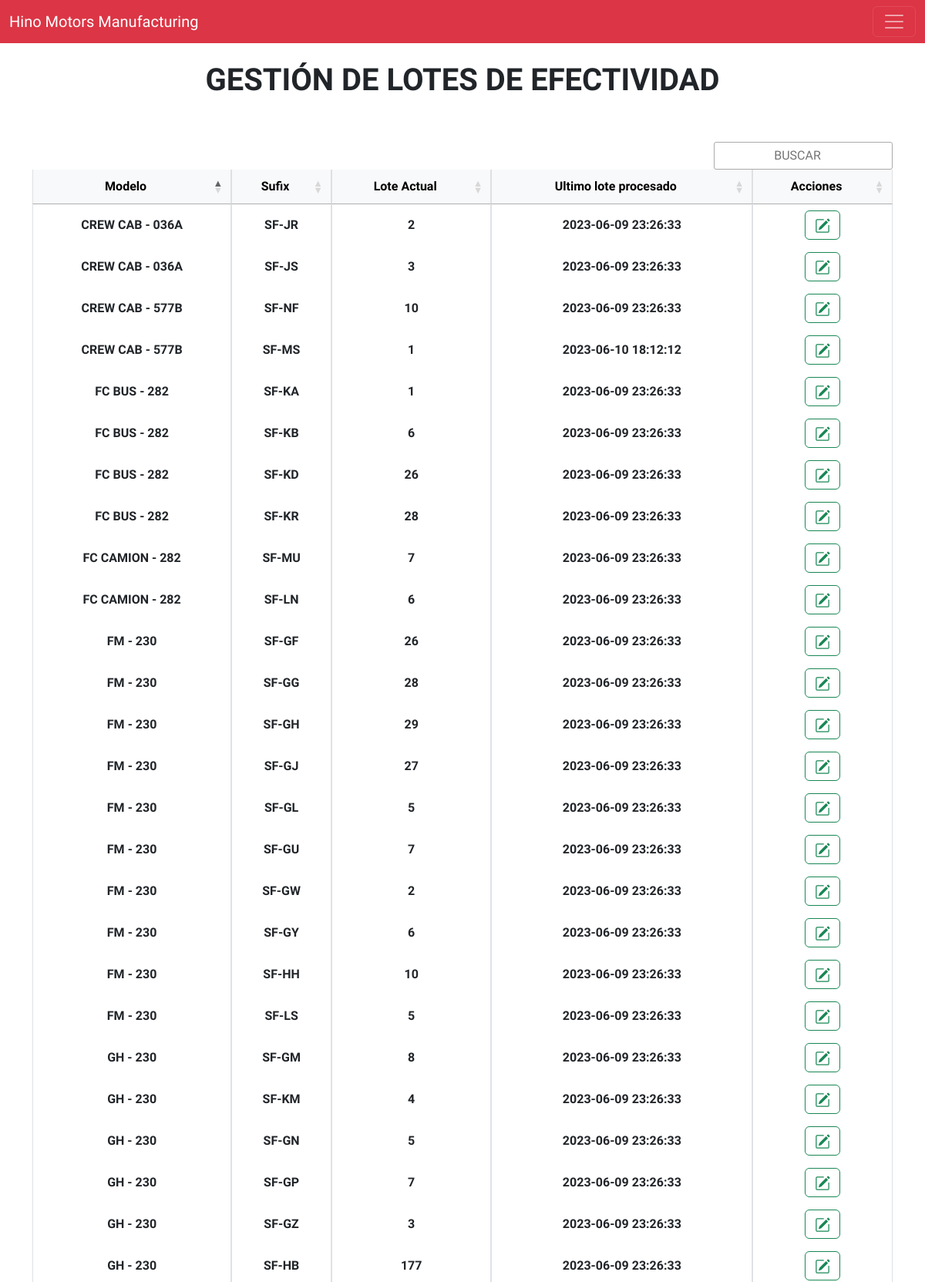
Screenshot of /view/lote/index.php (upper part) with the database file from the repository.
### tables this page shows
CREATE TABLE IF NOT EXISTS `sufix` (
  `idSufix` int(100) NOT NULL AUTO_INCREMENT,
  `idSerie` int(10) NOT NULL,
  `idFamilia` int(10) NOT NULL,
  `idModelo` int(100) NOT NULL,
  `proyecto` varchar(20) NOT NULL,
  `nombreSufix` varchar(10) NOT NULL,
  `codigoModelo` varchar(30) NOT NULL,
  `idDestino` int(10) NOT NULL,
  `idEstado` int(10) NOT NULL,
  `createdAt` timestamp NOT NULL DEFAULT CURRENT_TIMESTAMP,
  `updateAt` timestamp NOT NULL DEFAULT CURRENT_TIMESTAMP,
  PRIMARY KEY (`idSufix`),
  KEY `idModelo` (`idModelo`),
  KEY `idFamilia` (`idFamilia`),
  KEY `idEstado` (`idEstado`),
  KEY `idDestino` (`idDestino`),
  KEY `idSerie` (`idSerie`)
);

CREATE TABLE IF NOT EXISTS `modelo` (
  `idModelo` int(100) NOT NULL AUTO_INCREMENT,
  `nombreModelo` varchar(20) NOT NULL,
  `creatAt` timestamp NOT NULL DEFAULT CURRENT_TIMESTAMP,
  `updateAt` timestamp NOT NULL DEFAULT CURRENT_TIMESTAMP,
  PRIMARY KEY (`idModelo`)
);

CREATE TABLE IF NOT EXISTS `lote` (
  `idLote` int(255) NOT NULL AUTO_INCREMENT,
  `idSufix` int(100) NOT NULL,
  `lote` int(20) NOT NULL,
  `createdAt` timestamp NOT NULL DEFAULT CURRENT_TIMESTAMP,
  `updateAt` timestamp NOT NULL DEFAULT CURRENT_TIMESTAMP,
  PRIMARY KEY (`idLote`),
  KEY `idSufix` (`idSufix`)
);

### config/conexion.php (called while the page is built)
<?php
class db{
    private $host = "localhost";
    private $dbname = "hino";
    private $username = "root";
    private $password = "";
    public function conexion() {
        try {
            $PDO = new PDO("mysql:host=" . $this->host . ";dbname=" . $this->dbname, $this->username, $this->password);
            return $PDO;
        } catch(PDOException $e) {
            echo "Error al conectarse a la base de datos" . $e->getMessage();
        }
    }
}
?>

### controller/loteCtrl.php (called while the page is built, shortened)
<?php
class loteController
{
   private $model;
   public function __construct()
   {
      require_once(__DIR__ ."/../model/loteMdl.php");
      $this->model = new loteModel();
   }
   public function index()
   {
      return ($this->model->index()) ? $this->model->index() : false;
   }
}

### model/loteMdl.php (called while the page is built, shortened)
<?php
class loteModel
{
    private $PDO;
    public function __construct()
    {
        require_once(__DIR__ ."/../config/conexion.php");
        $con = new db();
        $this->PDO = $con->conexion();
    }
    public function index()
    {
        $stament = $this->PDO->prepare("SELECT b.idLote, b.lote, a.nombreSufix, c.nombreModelo, a.proyecto, b.updateAt
            FROM sufix AS a
            JOIN lote AS b
            ON a.idSufix = b.idSufix
            JOIN modelo AS c
            ON a.idModelo = c.idModelo
        ");
        return ($stament->execute()) ? $stament->fetchAll() : false;
    }
}

### view/lote/index.php (the view, shortened to what this page needs)
<?php
require_once("../head/head.php");
require_once("../../controller/loteCtrl.php");
$obj =  new loteController();
$rows = $obj->index();
?>
<br>
<h1 class="text-center"><strong>GESTIÓN DE LOTES DE EFECTIVIDAD</strong></h1>
<br>
<div class="container">
  <br>
  <div class="table-responsive">
    <table class="table table-bordered table-hover" id="serieTable">
      <thead class="table-light">
        <tr>
          <th class="text-center align-middle" scope="col">Modelo</th>
          <th class="text-center align-middle" scope="col">Sufix</th>
          <th class="text-center align-middle" scope="col">Lote Actual</th>
          <th class="text-center align-middle" scope="col">Ultimo lote procesado</th>
          <th class="text-center align-middle" scope="col">Acciones</th>
        </tr>
      </thead>
      <tbody>
        <?php if ($rows) : ?>
          <?php foreach ($rows as $row) : ?>
            <tr>
              <th class="text-center align-middle"><?= $row['nombreModelo'] ?> - <?= $row['proyecto'] ?></th>
              <th class="text-center align-middle">SF-<?= $row['nombreSufix'] ?></th>
              <th class="text-center align-middle"><?= $row['lote'] ?></th>
              <th class="text-center align-middle"><?= $row['updateAt'] ?></th>
              <th class="text-center">
                <a href="edit.php?id=<?= $row['idLote'] ?>" class="btn btn-outline-success"></a>
              </th>
            </tr>
          <?php endforeach; ?>
        <?php else : ?>
          <tr>
            <td colspan="3" class="text-center">No hay registros</td>
          </tr>
        <?php endif; ?>
      </tbody>
    </table>
  </div>
</div>
<?php
require_once("../head/footer.php");
?>

### CSS/estilos.css (style rules this page uses)
body { font-family: 'Quicksand', sans-serif; }

### rows the page displays
sufix: idModelo.nombreModelo "FC BUS", proyecto "282", nombreSufix "KA", lote.lote "1", lote.updateAt "2023-06-09 23:26:33"
sufix: idModelo.nombreModelo "FC BUS", proyecto "282", nombreSufix "KB", lote.lote "6", lote.updateAt "2023-06-09 23:26:33"
sufix: idModelo.nombreModelo "FC BUS", proyecto "282", nombreSufix "KD", lote.lote "26", lote.updateAt "2023-06-09 23:26:33"
sufix: idModelo.nombreModelo "FC BUS", proyecto "282", nombreSufix "KR", lote.lote "28", lote.updateAt "2023-06-09 23:26:33"
sufix: idModelo.nombreModelo "FM", proyecto "230", nombreSufix "GF", lote.lote "26", lote.updateAt "2023-06-09 23:26:33"
sufix: idModelo.nombreModelo "FM", proyecto "230", nombreSufix "GG", lote.lote "28", lote.updateAt "2023-06-09 23:26:33"
sufix: idModelo.nombreModelo "FM", proyecto "230", nombreSufix "GH", lote.lote "29", lote.updateAt "2023-06-09 23:26:33"
sufix: idModelo.nombreModelo "FM", proyecto "230", nombreSufix "GJ", lote.lote "27", lote.updateAt "2023-06-09 23:26:33"
sufix: idModelo.nombreModelo "FM", proyecto "230", nombreSufix "GL", lote.lote "5", lote.updateAt "2023-06-09 23:26:33"
sufix: idModelo.nombreModelo "FM", proyecto "230", nombreSufix "GU", lote.lote "7", lote.updateAt "2023-06-09 23:26:33"
sufix: idModelo.nombreModelo "FM", proyecto "230", nombreSufix "GW", lote.lote "2", lote.updateAt "2023-06-09 23:26:33"
sufix: idModelo.nombreModelo "FM", proyecto "230", nombreSufix "GY", lote.lote "6", lote.updateAt "2023-06-09 23:26:33"
sufix: idModelo.nombreModelo "FM", proyecto "230", nombreSufix "HH", lote.lote "10", lote.updateAt "2023-06-09 23:26:33"
sufix: idModelo.nombreModelo "FM", proyecto "230", nombreSufix "LS", lote.lote "5", lote.updateAt "2023-06-09 23:26:33"
sufix: idModelo.nombreModelo "FC CAMION", proyecto "282", nombreSufix "MU", lote.lote "7", lote.updateAt "2023-06-09 23:26:33"
sufix: idModelo.nombreModelo "FC CAMION", proyecto "282", nombreSufix "LN", lote.lote "6", lote.updateAt "2023-06-09 23:26:33"
sufix: idModelo.nombreModelo "GH", proyecto "230", nombreSufix "GM", lote.lote "8", lote.updateAt "2023-06-09 23:26:33"
sufix: idModelo.nombreModelo "GH", proyecto "230", nombreSufix "KM", lote.lote "4", lote.updateAt "2023-06-09 23:26:33"
sufix: idModelo.nombreModelo "GH", proyecto "230", nombreSufix "GN", lote.lote "5", lote.updateAt "2023-06-09 23:26:33"
sufix: idModelo.nombreModelo "GH", proyecto "230", nombreSufix "GP", lote.lote "7", lote.updateAt "2023-06-09 23:26:33"
sufix: idModelo.nombreModelo "GH", proyecto "230", nombreSufix "GZ", lote.lote "3", lote.updateAt "2023-06-09 23:26:33"
sufix: idModelo.nombreModelo "GH", proyecto "230", nombreSufix "HB", lote.lote "177", lote.updateAt "2023-06-09 23:26:33"
sufix: idModelo.nombreModelo "CREW CAB", proyecto "036A", nombreSufix "JR", lote.lote "2", lote.updateAt "2023-06-09 23:26:33"
sufix: idModelo.nombreModelo "CREW CAB", proyecto "036A", nombreSufix "JS", lote.lote "3", lote.updateAt "2023-06-09 23:26:33"
sufix: idModelo.nombreModelo "CREW CAB", proyecto "577B", nombreSufix "NF", lote.lote "10", lote.updateAt "2023-06-09 23:26:33"
sufix: idModelo.nombreModelo "CREW CAB", proyecto "577B", nombreSufix "MS", lote.lote "1", lote.updateAt "2023-06-10 18:12:12"
